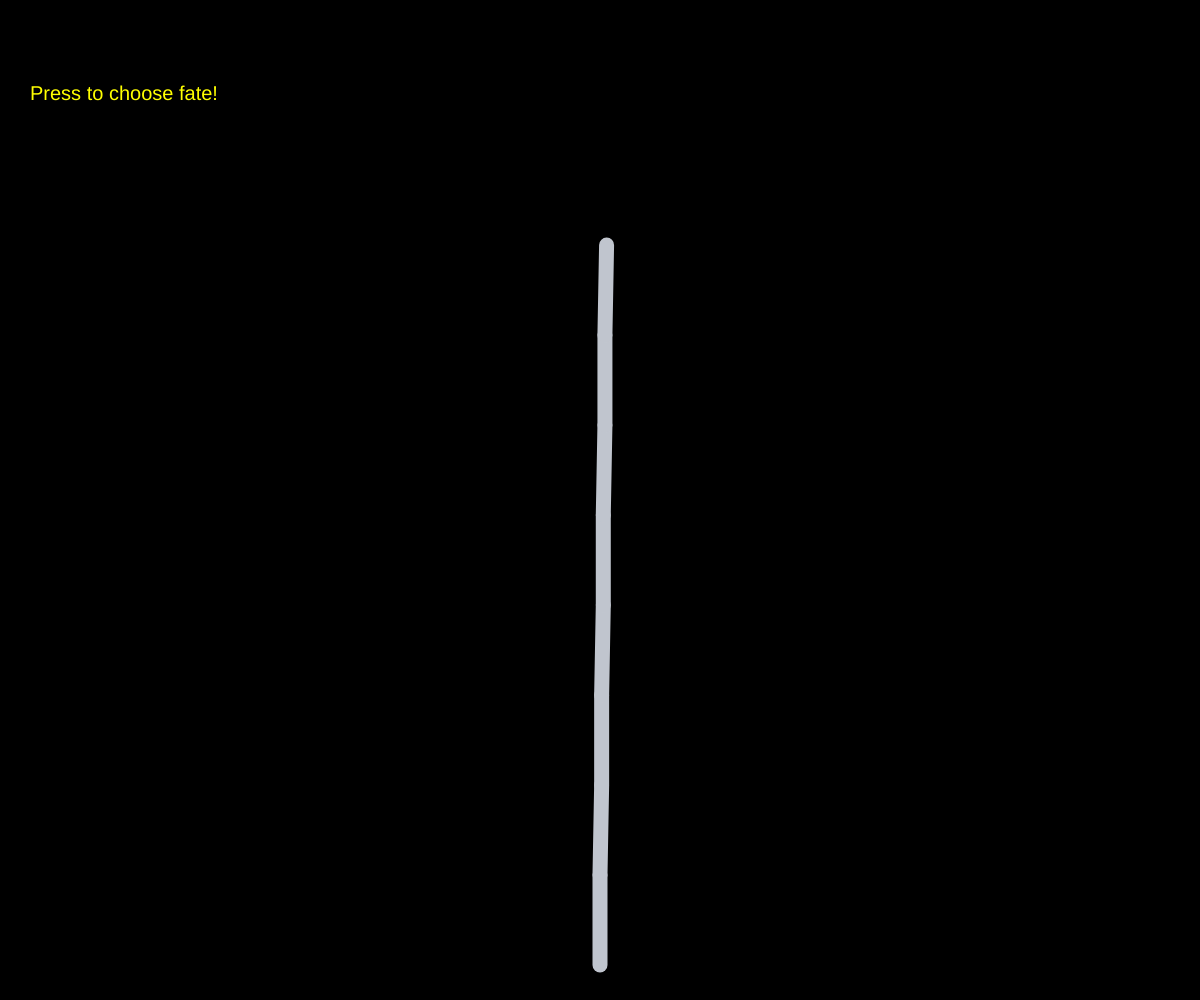
Frame 1 (no input)
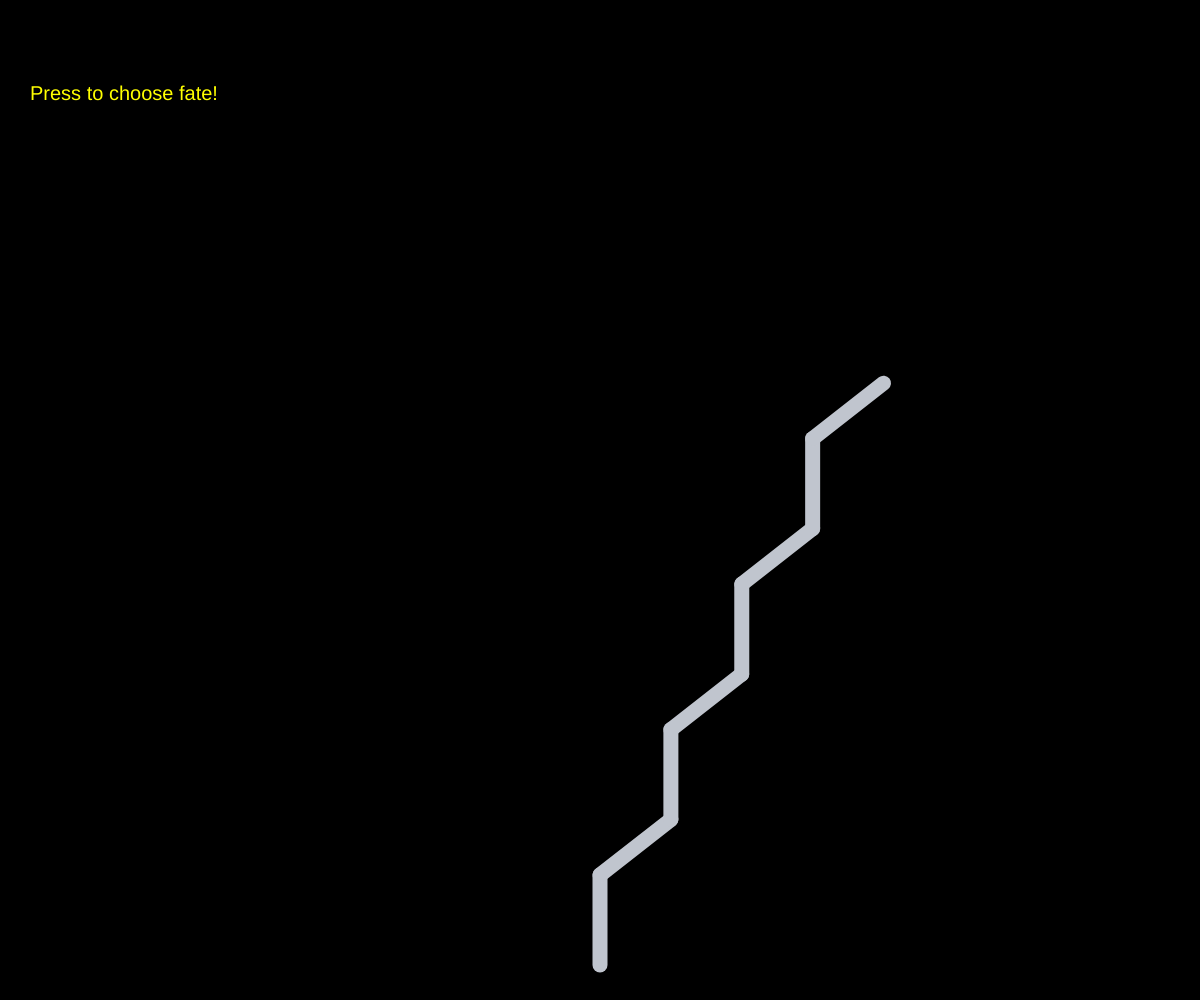
Frame 60 (no input)
Frame 120 (the mouse pressed at the canvas centre since frame 60): identical to frame 60, image omitted

The p5.js sketch that drew these frames (run headless with seeded random() and noise() and a simulated clock; from frame 60 on, the mouse is pressed at the canvas centre):

// p5.js sketch
// ── sketch.js
let greg; //variable to hold gurtle
let offset;
let yuan;
// all the parts will have the same size
let sz = 90;
let instr = [
  ["f", sz],
  ["push"],
  ["l", 45],
  ["f", sz],
  ["pop"],
  ["r", 45],
  ["f", sz],
  //E start
  ["push"],
  ["r", 45],
  ["f", sz],
  ["pop"],
  ["r", 135],
  ["f", sz],
  ["push"],
  ["l", 90],
  ["f", sz],
  ["pop"],
  ["r", 0],
  ["f", sz],
  ["l", 90],
  ["f", sz],
  ["l", 45],
  ["f", sz],
  ["l", 65],
  ["f", sz],
  ["r", 65],
  ["f", sz],
];

let instr2 = [
  ["f", sz],
  ["r", 135],
  ["f", sz],
  ["l", 135],
  ["f", sz],
  ["r", 65],
  ["f", sz],
  ["r", 90],
  ["f", sz],
  ["r", 90],
  ["f", sz],
  ["r", 90],
  ["f", sz],
  ["r", 90],
  ["f", sz],
];

let instr3 = [
  ["f", sz],
  ["r", 60],
  ["f", sz],
  ["l", 60],
  ["f", sz],
  ["r", 60],
  ["f", sz],
  ["l", 60],
  ["f", sz],
  ["r", 60],
  ["f", sz],
  ["l", 60],
  ["f", sz],
  ["r", 60],
  ["f", sz],
];

let fate = instr3;
let count = 1;
let pressed = false;
function setup() {
  createCanvas(windowWidth, windowHeight);
  angleMode(DEGREES);
  greg = new Gurtle(width / 3.5, height - 35, color(167, 173, 186));
  yuan = new Gurtle(width - width / 3.5, height - 35, color(192, 197, 206));
  greg.angle = -90;
  yuan.angle = -90;
  strokeWeight(15);
  background(0);
  //greg.forward(100);
  offset = 1;
  doinstr(greg, fate, offset);

  //frameRate(18)
}

function draw() {
  background(0);
  if (pressed){
    fill(0,255,0)
    noStroke();
    textSize(20);
    text("PRESSED", 30, 60);

  }

  if (fate ===instr3) {
    fill(255, 255, 0);
    noStroke();
    textSize(20);
    text("Press to choose fate!", 30, 100);
  } else if(fate !==instr3){
    fill(255, 0, 0);
    noStroke();
    textSize(20);
    text("Press to reset fate!", 30, 100);
  }
  offset = sin(count);

  // greg.angle = -90;
  // greg.x=width/3.5
  // greg.y=height-35
  // doinstr(greg,instr,offset)
  if (pressed && fate != instr3 && count < 3) {
    fate = instr3;
    pressed = false;
  } else if (pressed && count < 3) {
    fate = random([instr, instr2]);
    pressed = false;
  }

  yuan.angle = -90;
  yuan.x = width / 2;
  yuan.y = height - 35;
  doinstr(yuan, fate, offset);
  //offset++
  //offset++
  //print(offset)
  count++;
  if (count > 180) {
    count = 1;
  }
}

function mouseReleased() {
  pressed = true;
  print("hello")
}

function doinstr(turt, ins, off) {
  // print(turt,ins)
  //offset = 100
  for (let i = 0; i < ins.length; i++) {
    // print(i, ins[i][0])
    switch (ins[i][0]) {
      case "l":
        turt.left(ins[i][1] * off);

        break;

      case "r":
        turt.right(ins[i][1] * off);

        break;
      case "f":
        turt.forward(ins[i][1]);
        break;
      case "push":
        turt.pushIt();
        break;
      case "pop":
        turt.popIt();
        break;
    }
  }
}

function koch(t, order, size) {
  if (order == 0) {
    t.forward(size);
  } else {
    koch(t, order - 1, size / 3); // Go 1/3 of the way
    t.left(60);
    koch(t, order - 1, size / 3);
    t.right(120);
    koch(t, order - 1, size / 3);
    t.left(60);
    koch(t, order - 1, size / 3);
  }
}

// ── gurtle.js
class Gurtle{

    constructor(x,y,clr){
      this.x = x; 
      this.y = y;
      this.clr = clr;
      this.angle = 0;
      this.stack = [];
    }
  
    forward(amt){
      // using polar coordinates
      stroke(this.clr);
      let x2 = this.x + amt * cos(this.angle);
      let y2 = this.y + amt * sin(this.angle);
      line(this.x,this.y,x2,y2);
      //set the x and y to new position
      this.x = x2;
      this.y = y2;
    }
  
    right(deg){
      this.angle += deg;
  
    }
  
    backward(amt){
      this.forward(-amt);
    }
  
    left(deg){
      this.angle -=deg;
    }
  
    pushIt(){
      // pushes angle and x y pos  and angle into a stack
      let pos = [this.x, this.y, this.angle];
      this.stack.push(pos);
      //console.log("push", pos);
  
    }
  
    popIt(){
      let pos = this.stack.pop();
      //console.log("pop",pos);
      this.x = pos[0];
      this.y = pos[1];
      this.angle = pos[2];
    }
  
  
  
  
  }
// ── style.css
html, body {
    height: 100%;
  }
  
  body {
    margin: 0;
    background-color: black;
    display: flex;
  
    /* This centers our sketch horizontally. */
    justify-content: center;
  
    /* This centers our sketch vertically. */
    align-items: center;
  }
